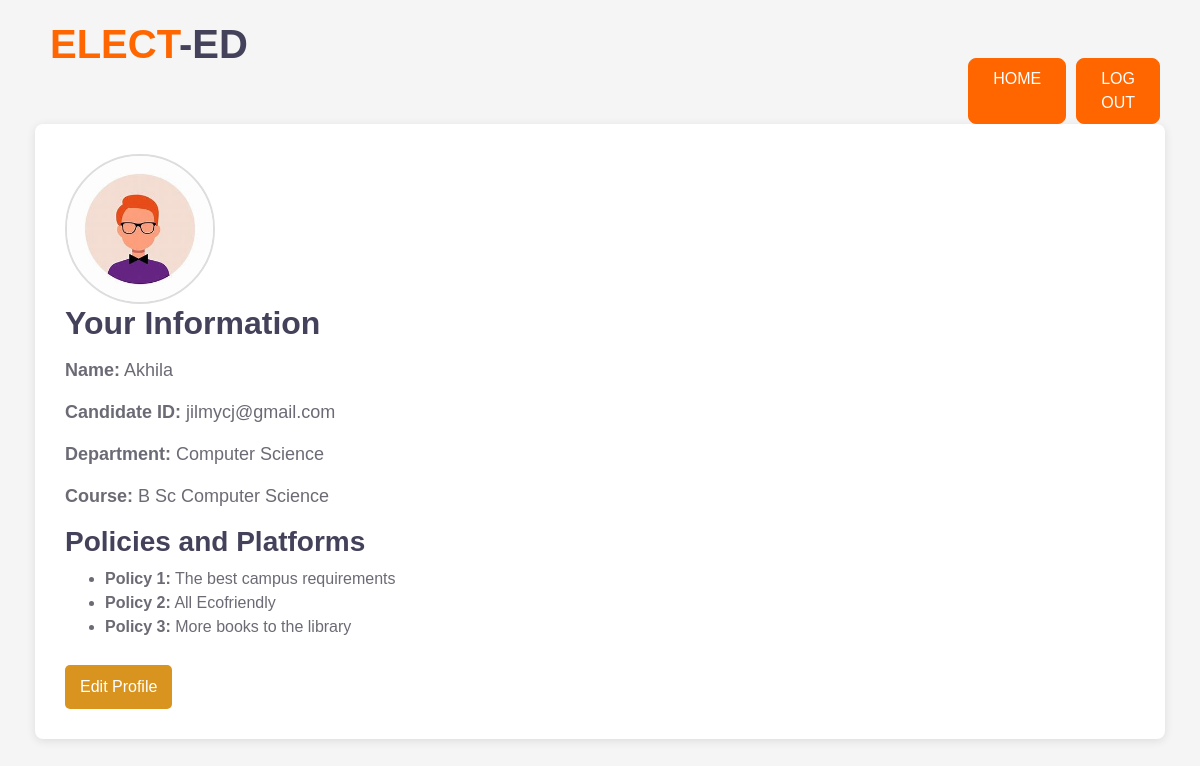
The page /candidateprofile/ (signed in) on the database its author committed.
### app/models.py (models this page shows, shortened)
class candidate(models.Model):
     candidateid=models.CharField(max_length=50)
     password=models.CharField(max_length=50,blank=True)
     name=models.CharField(max_length=50)
     department=models.CharField(max_length=50)
     course=models.CharField(max_length=50)
     position=models.CharField(max_length=50,null=True,blank=True)
     policy1=models.CharField(max_length=100)
     policy2=models.CharField(max_length=100)
     policy3=models.CharField(max_length=100)
     avatar=models.ImageField(upload_to="photo/" ,null=True,blank=True)

### app/views.py (the view)
# urls.py: path('candidateprofile/',views.candidateprofile,name='candidateprofile'),
def candidateprofile(request):
    candidateid=request.session.get('candidateid')
    if candidateid:
        user=candidate.objects.get(candidateid=candidateid)
        return render(request,'candidateprofile.html',{'user':user})
    else:
        return redirect('login')

### app/templates/candidateprofile.html (shortened to what this page needs)
{% load static %}
<!DOCTYPE html>
<html lang="en">
<head>
    <link href="https://cdnjs.cloudflare.com/ajax/libs/font-awesome/5.10.0/css/all.min.css" rel="stylesheet">
    <link href="{% static 'lib/owlcarousel/assets/owl.carousel.min.css' %}" rel="stylesheet">
    <link href="{% static 'css/style.css' %}" rel="stylesheet">
</head>
<body>
    <div class="container-fluid">
        <div class="col-lg-3 d-none d-lg-block">
            <a href="/" class="text-decoration-none">
                <h1 class="m-0"><span class="text-primary">ELECT</span>-ED</h1>
            </a>
        </div>
        <div class="header-buttons">
            <a class="btn btn-primary py-2 px-4 d-none d-lg-block" href="/candidatehome/">HOME</a>
            <a class="btn btn-primary py-2 px-4 d-none d-lg-block" href="/logout/">LOG OUT</a>
        </div>
    </div>
    <div class="container">
        <div class="profile-info">
            <div class="avatar">
                {% if user.avatar %}
                    <img class="avatar-img" src="{{ user.avatar.url }}" alt="Candidate Avatar">
                {% else %}
                    <p>No image</p>
                {% endif %}
            </div>
            <h2>Your Information</h2>
            <p><strong>Name:</strong> {{ user.name }}</p>
            <p><strong>Candidate ID:</strong> {{ user.candidateid }}</p>
            <p><strong>Department:</strong> {{ user.department }}</p>
            <p><strong>Course:</strong> {{ user.course }}</p>
            <h3>Policies and Platforms</h3>
            <ul>
                <li><strong>Policy 1:</strong> {{ user.policy1 }}</li>
                <li><strong>Policy 2:</strong> {{ user.policy2 }}</li>
                <li><strong>Policy 3:</strong> {{ user.policy3 }}</li>
            </ul>
            <button onclick="toggleEdit()">Edit Profile</button>
        </div>
    </div>
</body>
</html>

### app/templates/candidateprofile.html (style rules this page uses)
body { font-family: Arial, sans-serif; background-color: #f5f5f5; margin: 0; padding: 20px; }
.container { max-width: 1200px; margin: 0 auto; }
h1, h2 { font-weight: bold; }
.profile-info { background-color: #fff; padding: 30px; border-radius: 8px; box-shadow: 0 2px 10px rgba(0, 0, 0, 0.1); }
.profile-info p { font-size: 18px; margin: 15px 0; }
.header-buttons { display: flex; justify-content: flex-end; gap: 10px; margin-right: 20px; margin-left: 25px; padding-left: 1100px; margin-top: -10px; }
.avatar-img { width: 150px; height: 150px; border-radius: 50%; object-fit: cover; border: 2px solid #ddd; }
button { padding: 10px 15px; background-color: #d8941e; color: white; border: none; border-radius: 5px; cursor: pointer; margin-top: 10px; }

### rows shown on the page
candidate: avatar (picture), name "Akhila", candidateid "jilmycj@gmail.com", department "Computer Science", course "B Sc Computer Science", policy1 "The best campus requirements", policy2 "All Ecofriendly", policy3 "More books to the library"
